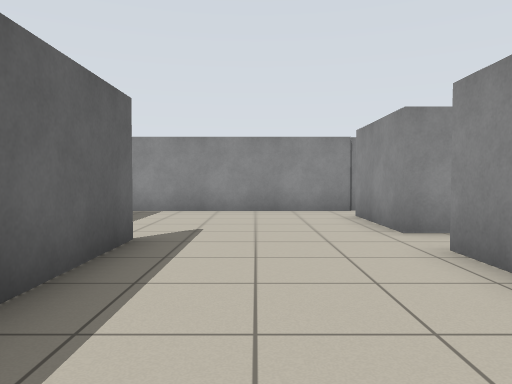
view 1 (above)

23 first-person views from a walk through a world built for the Player/Stage simulator. The camera is 0.86 m above the floor, tilts 2° down and sees 70° across. Floor lines are 1 m apart. The floor is counted in squares, 1 m on a side. Each view is taken from the middle of a square. On the plan, view 1 faces up. The plan holds only what a view shows up to about 12 squares ahead; the rest is blank. The place goes on beyond the plan. Robots are left out.

view 2
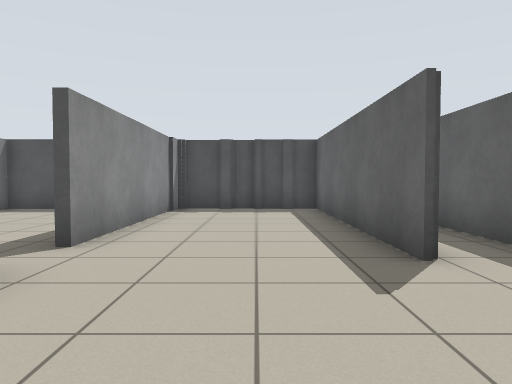

view 3
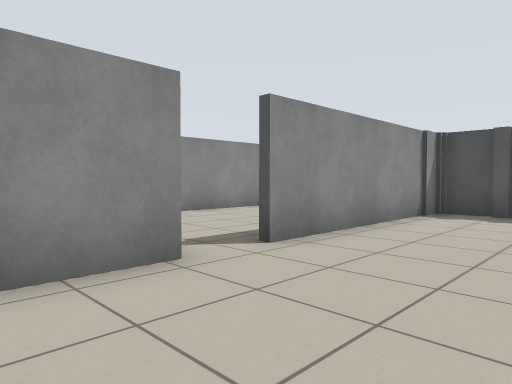

view 4
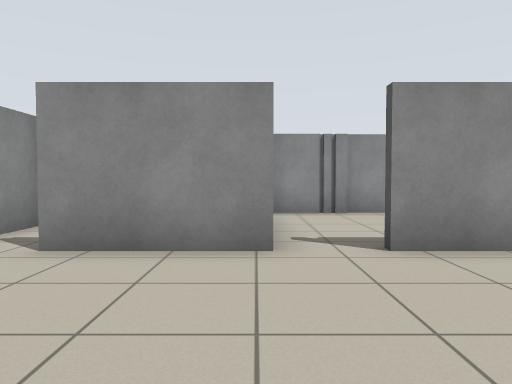

view 5
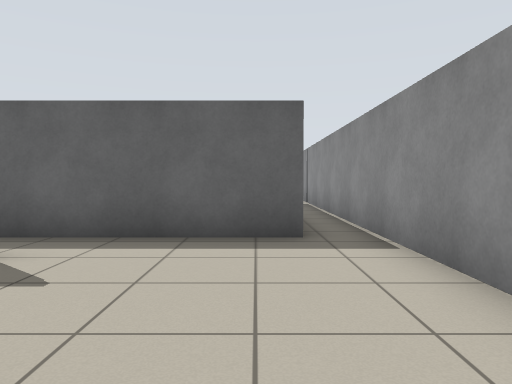

view 6
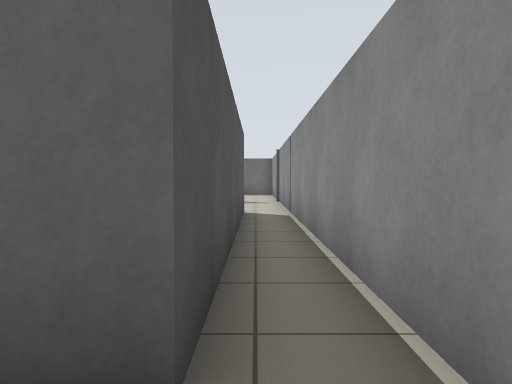

view 7
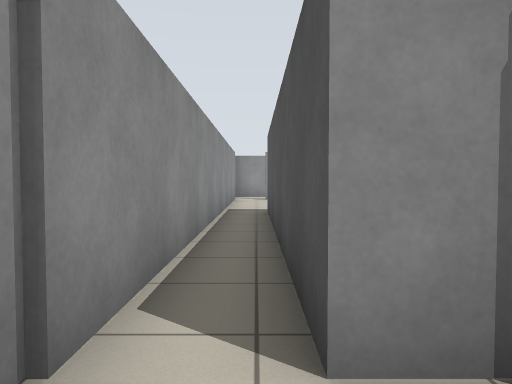

view 8
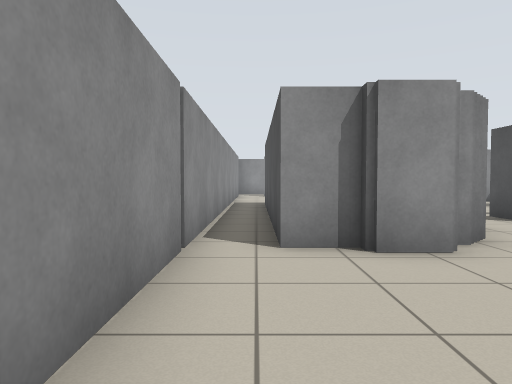

view 9
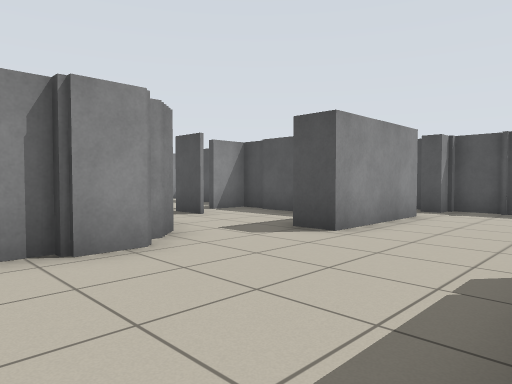

view 10
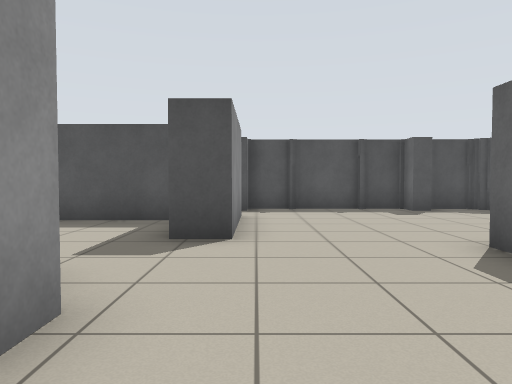

view 11
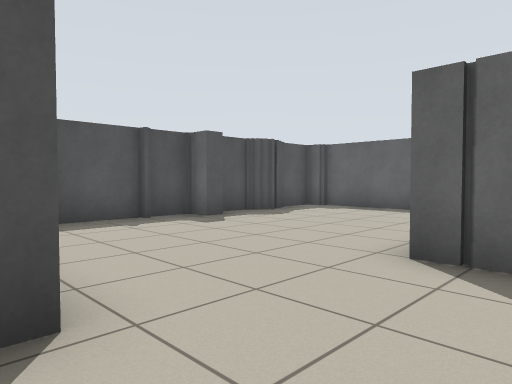

view 12
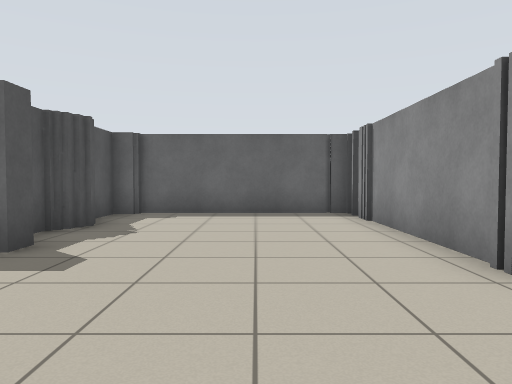

view 13
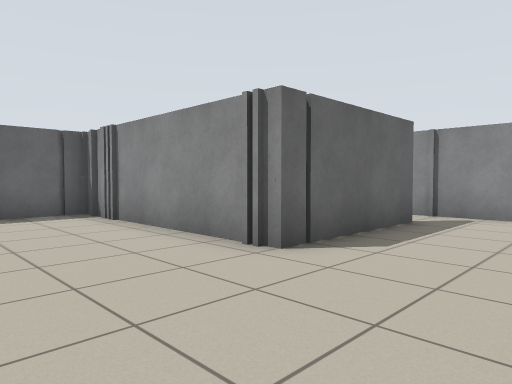

view 14
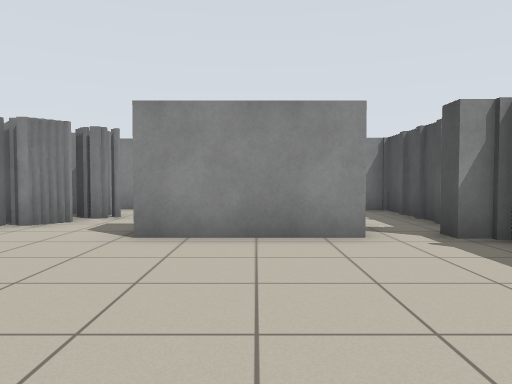

view 15
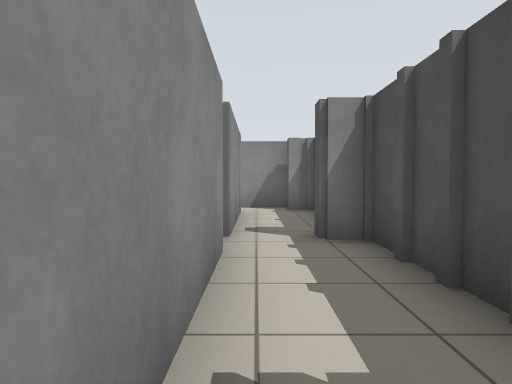

view 16
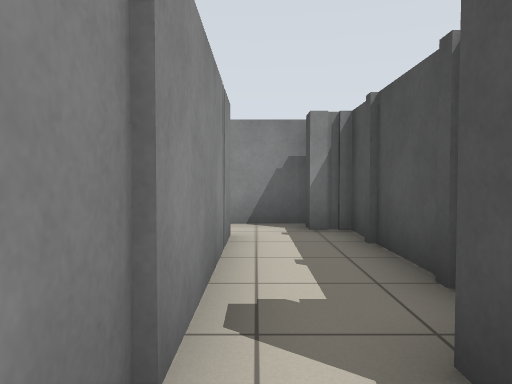

view 17
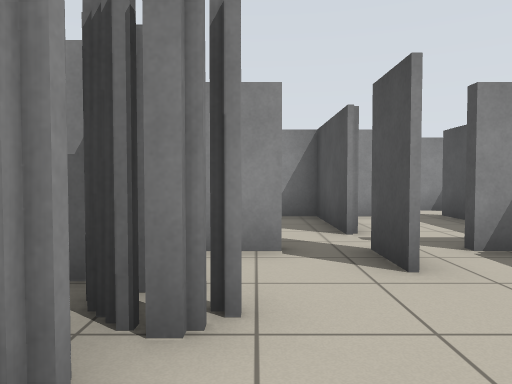

view 18
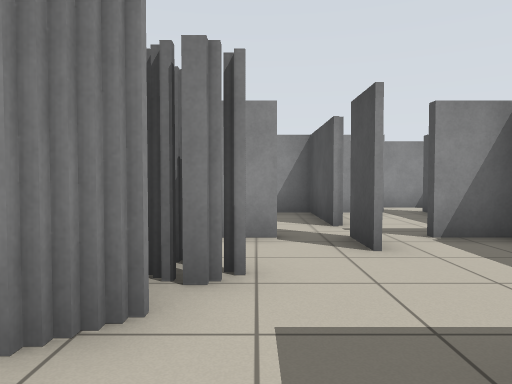

view 19
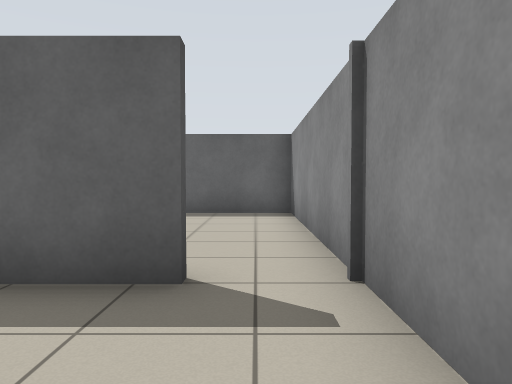

view 20
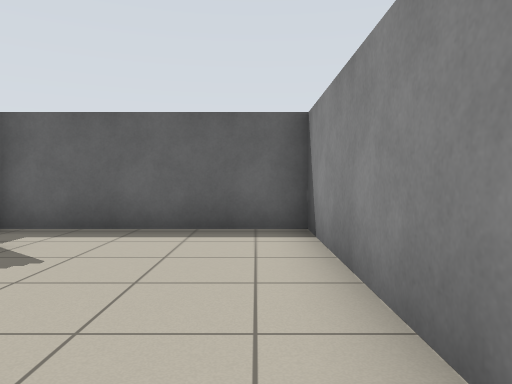

view 21
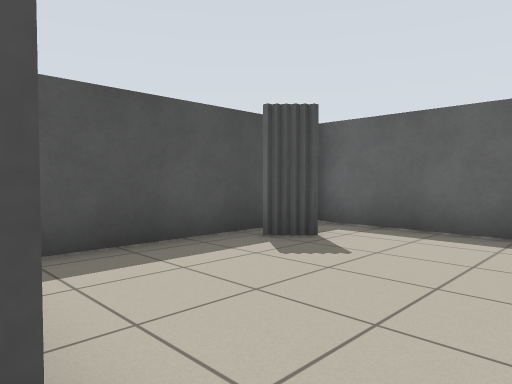

view 22
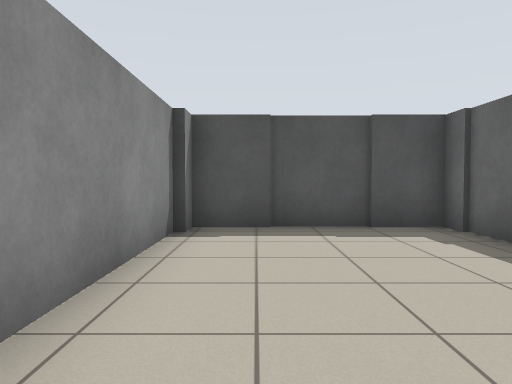

view 23
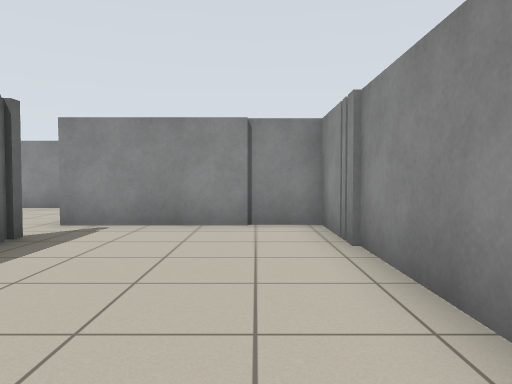

### Floor plan
Ten units are one square. View 1 is at (0, 0); x grows to the right and y downward. Boxes are objects, and circles mark ways between rooms. Rooms are numbered by the first view taken in them; rooms with no view inside come last. Other rooms are left out.
<svg viewBox="-228 -104 306 125">
<path fill="none" stroke="#000" d="M-18 -52 -18 16 23 16 23 -45M23 -58 23 -86M26 -99 -116 -99M-115 -87 -34 -87 -34 -22M-127 -4 -127 -38 -118 -38M-112 -14 -86 -14M-118 -65 -118 -77 -115 -77 -115 -87M-179 9 -173 9 -173 16 -127 16 -127 9M-101 -52 -101 -59M-104 -58 -112 -58 -112 -66M-160 -85 -160 -44 -222 -44M-88 -36 -75 -36M-202 12 -192 12 -192 16 -180 16M-85 -12 -77 -12 -77 -25M-223 -40 -223 9 -220 9 -220 16 -208 16M-77 -46 -77 -61M-116 -99 -166 -99M-120 16 -79 16 -79 9M-127 9 -122 9M-85 -4 -127 -4M25 -1 25 16 71 16 71 9M25 -45 25 -39M73 10 73 -58 23 -58M-208 -45 -171 -45M-166 -99 -223 -99 -223 -40M-34 -4 -85 -4M-62 16 -29 16 -29 9 -22 9M-79 9 -72 9M-20 10 -20 -11M-36 -16 -36 -45M-44 -6 -32 -6"/>
<circle cx="-110" cy="-90" r="3" fill="#2a7"/>
<circle cx="30" cy="-50" r="3" fill="#2a7"/>
<circle cx="-120" cy="0" r="3" fill="#2a7"/>
<circle cx="-160" cy="-90" r="3" fill="#2a7"/>
<circle cx="-60" cy="-30" r="3" fill="#2a7"/>
<circle cx="-80" cy="0" r="3" fill="#2a7"/>
<text x="-10" y="-50">1</text>
<text x="-150" y="-30">2</text>
<text x="-110" y="0">3</text>
<text x="50" y="-20">4</text>
<text x="-200" y="-70">5</text>
<text x="-50" y="0">6</text>
<text x="-50" y="-30">7</text>
</svg>
Room 1 opens to room 2. Room 1 opens to room 4. Room 2 opens to room 3. Room 2 opens to room 5. Room 2 opens to room 7. Room 3 opens to room 6.

Where each view was taken, in squares from view 1:
view 1: 0 up, 0 right, facing up
view 2: 9 up, 0 right, facing down
view 3: 8 up, 1 left, facing down-right
view 4: 6 up, 2 left, facing right
view 5: 8 up, 2 right, facing left
view 6: 9 up, 2 left, facing left
view 7: 9 up, 13 left, facing right
view 8: 9 up, 16 left, facing right
view 9: 9 up, 16 left, facing down-right
view 10: 9 up, 13 left, facing down
view 11: 6 up, 12 left, facing down-left
view 12: 2 up, 13 left, facing left
view 13: 1 up, 13 left, facing up-left
view 14: 2 up, 18 left, facing right
view 15: 0 up, 13 left, facing right
view 16: 0 up, 9 left, facing right
view 17: 5 up, 12 left, facing right
view 18: 5 up, 13 left, facing right
view 19: 9 up, 13 left, facing left
view 20: 9 up, 16 left, facing left
view 21: 9 up, 16 left, facing down-left
view 22: 5 up, 6 right, facing down
view 23: 1 down, 6 right, facing up
